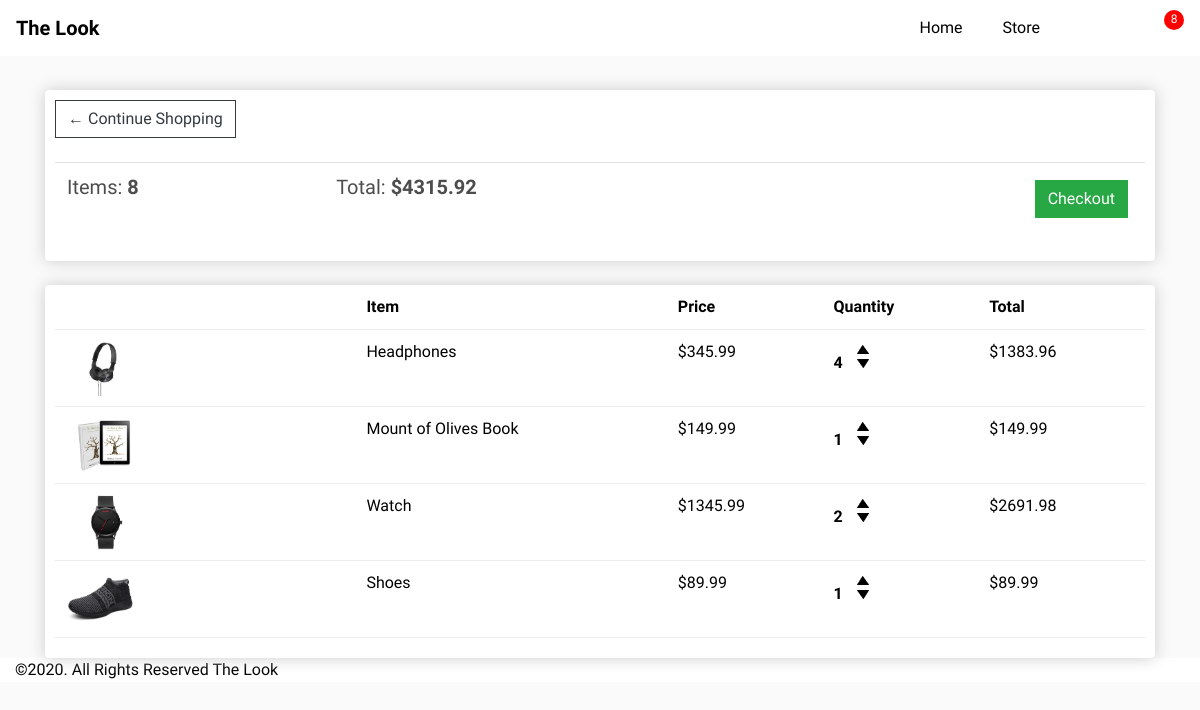
Page /cart/ (signed in) on the earlier database version.
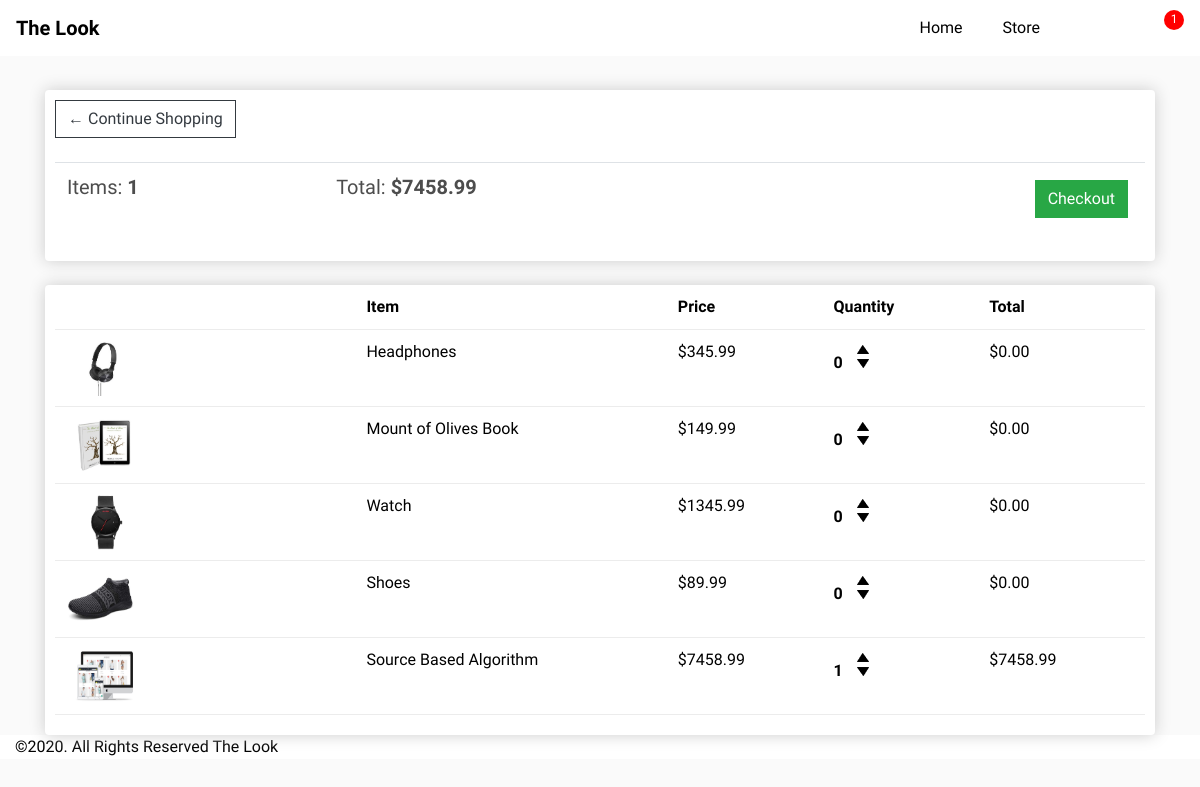
Same page on the later database version.
### store/models.py (models this page shows, shortened)
class Order(models.Model):
	customer = models.ForeignKey(Customer, on_delete=models.SET_NULL, null=True, blank=True)
	date_ordered = models.DateTimeField(auto_now_add=True)
	complete = models.BooleanField(default=False)
	transaction_id = models.CharField(max_length=100, null=True)
	@property
	def get_cart_total(self):
		orderitems = self.orderitem_set.all()
		total = sum([item.get_total for item in orderitems])
		return total
	@property
	def get_cart_items(self):
		orderitems = self.orderitem_set.all()
		total = sum([item.quantity for item in orderitems])
		return total

class OrderItem(models.Model):
	product = models.ForeignKey(Product, on_delete=models.SET_NULL, null=True)
	order = models.ForeignKey(Order, on_delete=models.SET_NULL, null=True)
	quantity = models.IntegerField(default=0, null=True, blank=True)
	date_added = models.DateTimeField(auto_now_add=True)
	@property
	def get_total(self):
		total = self.product.price * self.quantity
		return total

class Product(models.Model):
	name = models.CharField(max_length=200)
	price = models.DecimalField(max_digits=7, decimal_places=2)
	digital = models.BooleanField(default=False,null=True, blank=True)
	brand = models.ForeignKey(Brand,on_delete=models.CASCADE)
	category = models.ManyToManyField(Category)
	collection = models.ManyToManyField(Collection)
	tags = models.ManyToManyField(Tag)
	image = models.ImageField(null=True, blank=True)
	@property
	def imageURL(self):
		try:
			url = self.image.url
		except:
			url = ''
		return url

### store/views.py (the view)
# urls.py: path('cart/', views.cart_view, name="cart"),
def cart_view(request):
    data = cartData(request)
    items = data['items']
    order = data['order']
    cartItems = data['cartItems']
    context = {
        'order' : order ,
        'items' : items,
        'cartItems' : cartItems,
        'shipping' : False,
    }
    return render(request, 'store/cart.html', context)

### store/utils.py (called while the page is built)
def cartData(request):
	if request.user.is_authenticated:
		customer = request.user.customer
		order, created = Order.objects.get_or_create(customer=customer, complete=False)
		items = order.orderitem_set.all()
		cartItems = order.get_cart_items
	else:
		cookieData = cookieCart(request)
		cartItems = cookieData['cartItems']
		order = cookieData['order']
		items = cookieData['items']
	return {'cartItems':cartItems ,'order':order, 'items':items}

### store/templates/store/cart.html
{% extends 'store/main.html' %}
{% load static %}
{% block content %}
	<div class="row">
		<div class="col-lg-12">
			<div class="box-element">
				<a  class="btn btn-outline-dark" href="{% url 'store' %}">&#x2190; Continue Shopping</a>
				<br>
				<br>
				<table class="table">
					<tr>
						<th><h5>Items: <strong>{{cartItems}}</strong></h5></th>
						<th><h5>Total:<strong> ${{order.get_cart_total|floatformat:2}}</strong></h5></th>
						<th>
							<a  style="float:right; margin:5px;" class="btn btn-success" href="{% url 'checkout' %}">Checkout</a>
						</th>
					</tr>
				</table>
			</div>
			<br>
			<div class="box-element">
				<div class="cart-row">
					<div style="flex:2"></div>
					<div style="flex:2"><strong>Item</strong></div>
					<div style="flex:1"><strong>Price</strong></div>
					<div style="flex:1"><strong>Quantity</strong></div>
					<div style="flex:1"><strong>Total</strong></div>
				</div>
				{% for item in items %}
				<div class="cart-row">
					<div style="flex:2"><img class="row-image" src="{{item.product.imageURL}}"></div>
					<div style="flex:2"><p>{{item.product.name}}</p></div>
					<div style="flex:1"><p>${{item.product.price|floatformat:2}}</p></div>
					<div style="flex:1">
						<p class="quantity">{{item.quantity}}</p>
						<div class="quantity">
							<img data-product="{{item.product.id}}" data-action="add" class="chg-quantity update-cart" src="{% static  'images/arrow-up.png' %}">
							<img data-product="{{item.product.id}}" data-action="remove" class="chg-quantity update-cart" src="{% static  'images/arrow-down.png' %}">
						</div>
					</div>
					<div style="flex:1"><p>${{item.get_total|floatformat:2}}</p></div>
				</div>
				{% endfor %}
			</div>
		</div>
	</div>
{% endblock content %}

### store/templates/store/main.html (shortened to what this page needs)
<!DOCTYPE html>
{% load static %}
<html>
<head>
    <link rel="stylesheet" type="text/css" href="{% static 'css/bootstrap.css' %}">
    <link rel="stylesheet" href="https://cdn.linearicons.com/free/1.0.0/icon-font.min.css">
	<link rel="stylesheet" type="text/css" href="{% static 'css/main.css' %}">
	<link rel="stylesheet" type="text/css" href="{% static 'css/styles.css' %}">
</head>
<body>
	<nav class="navbar navbar-expand-lg navbar-dark bg-dark">
	  <a class="navbar-brand" href="{% url 'store' %}">The Look</a>
	  <div class="collapse navbar-collapse" id="navbarSupportedContent">
	    <ul class="navbar-nav ml-auto">
		  <li class="nav-item">
	        <a class="nav-link" href="{% url 'store' %}">Home</a>
	      </li>
	      <li class="nav-item ">
	        <a class="nav-link" href="{% url 'store' %}">Store <span class="sr-only">(current)</span></a>
	      </li>
	    </ul>
	    <div class="form-inline my-2 my-lg-0">
	     	<a href="{% url 'login' %}"class="nav-link">
			 </a>
	     	<a href="{% url 'cart' %}" class="nav-link">
	    	</a>
	    	<p id="cart-total">{{cartItems}}</p>
	    </div>
	  </div>
	</nav>
    <div class="container">
        <br>
        {% block content %}
        {% endblock content %}
    </div>
    <footer class="bg-dark">
		<div class="container-fluid">
     <p class="footer-text">&copy;2020. All Rights Reserved The Look <p>
	    </div>
	</footer>
</body>
</html>

### static/css/main.css (style rules this page uses)
body { background-color: hsl(0, 0%, 98%); }
h1, h2, h3, h4, h5, h6 { color: hsl(0, 0%, 30%); }
.box-element { box-shadow: hsl(0, 0%, 80%) 0 0 16px; background-color: #fff; border-radius: 4px; padding: 10px; }
#cart-total { display: block; text-align: center; color: #fff; background-color: red; width: 20px; height: 25px; border-radius: 50%; font-size: 14px; }
.col-lg-4, .col-lg-6, .col-lg-8, .col-lg-12 { margin-top: 10px; }
.btn { border-radius: 0; }
.row-image { width: 100px; }
.cart-row { display: flex; align-items: flex-stretch; padding-bottom: 10px; margin-bottom: 10px; border-bottom: 1px solid #ececec; }
.quantity { display: inline-block; font-weight: 700; padding-right: 10px; }
.chg-quantity { width: 12px; cursor: pointer; display: block; margin-top: 5px; transition: .1s; }

### static/css/styles.css (style rules this page uses)
body { background-color: #fafafa; font-family: "PT Sans Narrow", sans-serif; color: black; }
.bg-dark { background-color: #fff !important; }
.navbar-dark .navbar-brand { color: black; font-weight: 700; }
.navbar-dark .navbar-nav .nav-link { color: black; font-family: "PT Sans Narrow", sans-serif; margin-right: 1.5rem; font-weight: 400; transform: all ease-in 0.8s; }
a.nav-link { color: black; font-family: "PT Sans Narrow", sans-serif; margin-right: 1.5rem; font-weight: 400; transform: all ease-in 0.8s; }
#cart-total { display: inline-flex; justify-content: center; align-content: center; color: #fff; background-color: red; width: 20px; height: 20px; border-radius: 50%; font-size: 12px; margin-left: -20px; }

Differences in the rows shown:
changed through a linked row, Order: get_cart_total "4315.92" → "7458.99"
changed OrderItem "Headphones": quantity "4" → "0"; get_total "1383.96" → "0.00"
changed OrderItem "Mount of Olives Book": quantity "1" → "0"; get_total "149.99" → "0.00"
changed OrderItem "Watch": quantity "2" → "0"; get_total "2691.98" → "0.00"
changed OrderItem "Shoes": quantity "1" → "0"; get_total "89.99" → "0.00"
added OrderItem: product.imageURL (picture), product.name "Source Based Algorithm", product.price "7458.99", quantity "1", get_total "7458.99"
Other differences:
{{ cartItems }}: "8" → "1"
